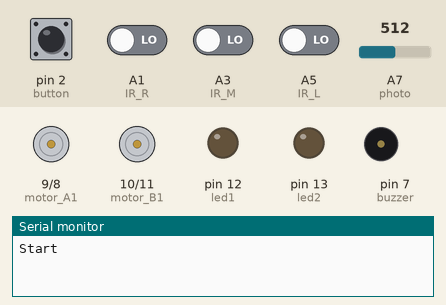
Simulated run of this sketch. Board: Arduino Nano, built with avr-gcc and run on an emulated ATmega328P. Shown: motor-driver pin pairs drawn as motors (green arrow = first pin HIGH = forward, orange = second pin HIGH = backward, longer = more drive), output pins drawn as LEDs (lit = HIGH), buzzer (waves = sounding), the last lines printed to the serial monitor. Inputs (shaded band) come from the test bench; at power-on: A1 (IR_R), A3 (IR_M), A5 (IR_L), pin 2 (button) LOW, A7 (photo) = 512.

Above: at 1.2 s.
1.3 s: pin 2 (button) pulled HIGH for 0.15 s
2.9 s: A7 (photo) set to 53
4.4 s: A7 (photo) set to 43
At 7.3 s:
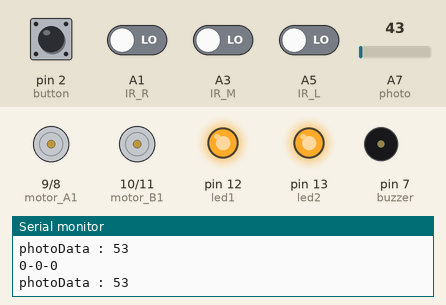
7.4 s: A7 (photo) set to 60
At 7.9 s:
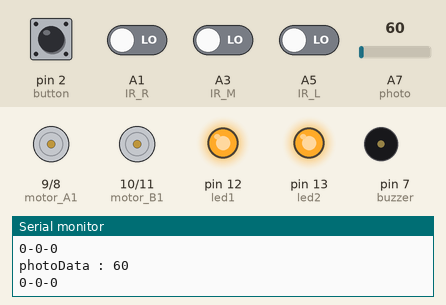
8.9 s: A3 (IR_M) driven HIGH
At 10.0 s:
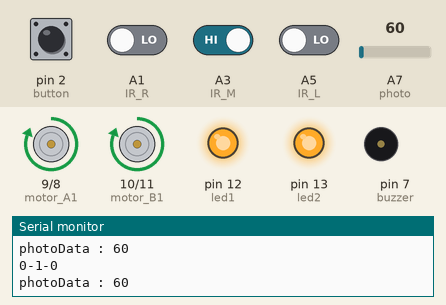
10.4 s: A1 (IR_R) driven HIGH
At 11.1 s:
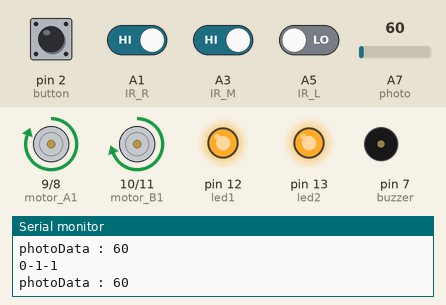
Timing chart, 0 to 12.9 s (numbered marks = the images above; inputs shaded):
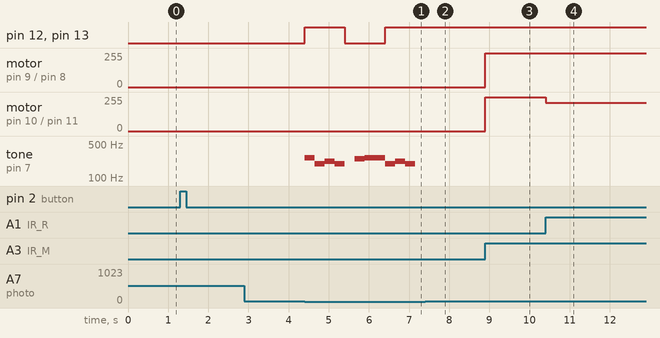

Measured:
- the behaviour switches between 50 and 49 on A7 (photo) (found by bisection; images 0 and 1)
- after the input at 4.4 s, pin 12 (led1), pin 13 (led2): LOW → HIGH at once, → LOW 1.0 s later, → HIGH 1.0 s later; tone on pin 7 (buzzer): plays 262 Hz for 0.25 s, 196 Hz for 0.25 s, 220 Hz for 0.25 s, 196 Hz for 0.25 s, 247 Hz for 0.25 s, 262 Hz for 0.50 s … (9 notes in this stretch), starting at once
- after the input at 7.4 s, pin 12 (led1), pin 13 (led2): stays HIGH (without the input it goes to LOW after 0.00 s); tone on pin 7 (buzzer): stops changing and stays silent
- after the input at 8.9 s, motor on pin 9 (motor_A1) / pin 8 (motor_A2), motor on pin 10 (motor_B1) / pin 11 (motor_B2): stopped → forward 255/255 at once
- after the input at 10.4 s, motor on pin 10 (motor_B1) / pin 11 (motor_B2): forward 255/255 → forward 212/255 at once

The sketch:

Timer1_car.ino
```cpp
#include <TimerOne.h>
#include "pitches.h"

// 기본 모터 & IR 핀

// const int motor_A1 = 5;
// const int motor_A2 = 6;
// const int motor_B1 = 10;
// const int motor_B2 = 11;

const int motor_A1 = 9;
const int motor_A2 = 8;
const int motor_B1 = 10;
const int motor_B2 = 11;


const int IR_R = A1;
const int IR_M = A3;
const int IR_L = A5;
int IR_L_data;
int IR_M_data;
int IR_R_data;

// LED

const int led1 = 12;
const int led2 = 13;

int ledState = LOW;

// drive_Log 시작 종료 조건

bool startCheck = false;
bool finishCheck = true;

// drive_Log

unsigned long startTime = 0;
unsigned long finishTime = 0;

// IR data interval

unsigned long previousMillis = 0;
const long interval = 100;

// LED interval

unsigned long previousledMillis = 0;
const long ledinterval = 1000;

// button

const int button = 2;
bool driveState = false;

int buttonState;
int lastButtonState = LOW;

unsigned long lastDebounceTime = 0;
unsigned long debounceDelay = 50;

// photo

int photo = A7;
int photoData;

// buzzer

int melody[] = {
  NOTE_C4, NOTE_G3, NOTE_G3, NOTE_A3, NOTE_G3, 0, NOTE_B3, NOTE_C4
};

int noteDurations[] = {
  4, 8, 8, 4, 4, 4, 4, 4
};

const int buzzer = 7;

int noteIndex = 0;
unsigned long previousTime = 0;
unsigned long noteDuration;

// setup

void setup() {
  pinMode(motor_A1, OUTPUT);
  pinMode(motor_A2, OUTPUT);
  pinMode(motor_B1, OUTPUT);
  pinMode(motor_B2, OUTPUT);
  pinMode(IR_L, INPUT);
  pinMode(IR_M, INPUT);
  pinMode(IR_R, INPUT);
  Serial.begin(9600);
  Serial.println("Start");

  pinMode(led1, OUTPUT);
  pinMode(led2, OUTPUT);
  pinMode(button, INPUT);

  Timer1.initialize();
  Timer1.pwm(motor_A1, 0);
  Timer1.pwm(motor_A2, 0);
  Timer1.pwm(motor_B1, 0);
  Timer1.pwm(motor_B2, 0);
  Timer1.setPeriod(10);

  pinMode(buzzer, OUTPUT);
}

void loop() {
  // LED

  // ledOnOff();

  // Button & Drive

  int reading = digitalRead(button);

  if (reading != lastButtonState) {
    lastDebounceTime = millis();
  }

  if ((millis() - lastDebounceTime) > debounceDelay) {
    if (reading != buttonState) {
      buttonState = reading;

      if (buttonState == HIGH) {
        driveState = !driveState;
      }
    }
  }

  // photo
  photoData = analogRead(photo);

  if (driveState == true && photoData >= 50) {
    drive();
  } else if (driveState == true && photoData < 50) {
    stop();
    ledOnOff();
    toneMelody();
  } else if (driveState == false) {
    stop();
  }

  lastButtonState = reading;
}

// LED

void ledOnOff() {
  unsigned long currentledMillis = millis();

  if ((currentledMillis - previousledMillis) >= ledinterval) {

    previousledMillis = currentledMillis;

    if (ledState == LOW) {
      ledState = HIGH;
    } else {
      ledState = LOW;
    }
    digitalWrite(led1, ledState);
    digitalWrite(led2, ledState);
  }
}

// 주행

void drive() {
  unsigned long currentMillis = millis();

  IR_L_data = digitalRead(IR_L);
  IR_M_data = digitalRead(IR_M);
  IR_R_data = digitalRead(IR_R);

  if ((currentMillis - previousMillis) >= interval) {

    previousMillis = currentMillis;

    Serial.print(IR_L_data);
    Serial.print("-");
    Serial.print(IR_M_data);
    Serial.print("-");
    Serial.println(IR_R_data);
    Serial.println((String) "photoData : " + photoData);
  }

  if (IR_L_data == 0 and IR_M_data == 1 and IR_R_data == 0) {
    // 직진
    if (startCheck == false) {
      startCheck = true;
      if (finishCheck == true) {
        finishCheck = false;
      }
      startTime = millis();
      Serial.println("주행 시작");
    }
    forward();
  } else if (IR_L_data == 1 and IR_M_data == 0 and IR_R_data == 0) {
    // 좌회전
    left();
  } else if (IR_L_data == 1 and IR_M_data == 1 and IR_R_data == 0) {
    // 좌회전
    smooth_left();
  } else if (IR_L_data == 0 and IR_M_data == 0 and IR_R_data == 1) {
    // 부드러운 좌
    right();
  } else if (IR_L_data == 0 and IR_M_data == 1 and IR_R_data == 1) {
    // 부드러운 우
    smooth_right();
  } else if (IR_L_data == 1 and IR_M_data == 1 and IR_R_data == 1) {
    // 정지
    stop();
    if (startCheck == true) {
      startCheck = false;
      if (finishCheck == false) {
        finishCheck = true;
      }
      finishTime = millis();
      Serial.println("주행 종료");
      ride_log();
    }
  }
}

void right() {
  //우
  Timer1.setPwmDuty(motor_A1, 1023);
  Timer1.setPwmDuty(motor_A2, 0);
  Timer1.setPwmDuty(motor_B1, 0);
  Timer1.setPwmDuty(motor_B2, 0);
}

void left() {
  //좌
  Timer1.setPwmDuty(motor_A1, 0);
  Timer1.setPwmDuty(motor_A2, 0);
  Timer1.setPwmDuty(motor_B1, 1023);
  Timer1.setPwmDuty(motor_B2, 0);
}

void smooth_right() {
  //부드러운 우
  Timer1.setPwmDuty(motor_A1, 1023);
  Timer1.setPwmDuty(motor_A2, 0);
  Timer1.setPwmDuty(motor_B1, 850);
  Timer1.setPwmDuty(motor_B2, 0);
}

void smooth_left() {
  //부드러운 좌
  Timer1.setPwmDuty(motor_A1, 850);
  Timer1.setPwmDuty(motor_A2, 0);
  Timer1.setPwmDuty(motor_B1, 1023);
  Timer1.setPwmDuty(motor_B2, 0);
}

void forward() {
  //전진
  Timer1.setPwmDuty(motor_A1, 1023);
  Timer1.setPwmDuty(motor_A2, 0);
  Timer1.setPwmDuty(motor_B1, 1023);
  Timer1.setPwmDuty(motor_B2, 0);
}

void backward() {
  //후진
  Timer1.setPwmDuty(motor_A1, 0);
  Timer1.setPwmDuty(motor_A2, 1023);
  Timer1.setPwmDuty(motor_B1, 0);
  Timer1.setPwmDuty(motor_B2, 1023);
}

void stop() {
  //정지
  Timer1.setPwmDuty(motor_A1, 0);
  Timer1.setPwmDuty(motor_A2, 0);
  Timer1.setPwmDuty(motor_B1, 0);
  Timer1.setPwmDuty(motor_B2, 0);
}

void ride_log() {
  if ((finishTime - startTime) > 100) {
    Serial.println((String)(finishTime - startTime) + " 동안 주행 하였음.");
  }
}

void toneMelody(){
  unsigned long currentTime = millis();

  if (currentTime - previousTime >= noteDuration) {
    int note = melody[noteIndex];
    noteDuration = 1000 / noteDurations[noteIndex];

    if (note != 0) {
      tone(buzzer, note, noteDuration);
    } else {
      noTone(buzzer);
    }

    noteIndex++;
    if (noteIndex >= sizeof(melody)/sizeof(melody[0])) {
      noteIndex = 0;
    }

    previousTime = currentTime;
  }
}
```

pitches.h
```cpp
#line 1 "C:\\Users\\1\\AppData\\Local\\Temp\\.arduinoIDE-unsaved2023319-7368-on7oi5.1i2v\\toneMelody\\pitches.h"
/*************************************************
   Public Constants
 *************************************************/

#define NOTE_B0 31
#define NOTE_C1 33
#define NOTE_CS1 35
#define NOTE_D1 37
#define NOTE_DS1 39
#define NOTE_E1 41
#define NOTE_F1 44
#define NOTE_FS1 46
#define NOTE_G1 49
#define NOTE_GS1 52
#define NOTE_A1 55
#define NOTE_AS1 58
#define NOTE_B1 62
#define NOTE_C2 65
#define NOTE_CS2 69
#define NOTE_D2 73
#define NOTE_DS2 78
#define NOTE_E2 82
#define NOTE_F2 87
#define NOTE_FS2 93
#define NOTE_G2 98
#define NOTE_GS2 104
#define NOTE_A2 110
#define NOTE_AS2 117
#define NOTE_B2 123
#define NOTE_C3 131
#define NOTE_CS3 139
#define NOTE_D3 147
#define NOTE_DS3 156
#define NOTE_E3 165
#define NOTE_F3 175
#define NOTE_FS3 185
#define NOTE_G3 196
#define NOTE_GS3 208
#define NOTE_A3 220
#define NOTE_AS3 233
#define NOTE_B3 247
#define NOTE_C4 262
#define NOTE_CS4 277
#define NOTE_D4 294
#define NOTE_DS4 311
#define NOTE_E4 330
#define NOTE_F4 349
#define NOTE_FS4 370
#define NOTE_G4 392
#define NOTE_GS4 415
#define NOTE_A4 440
#define NOTE_AS4 466
#define NOTE_B4 494
#define NOTE_C5 523
#define NOTE_CS5 554
#define NOTE_D5 587
#define NOTE_DS5 622
#define NOTE_E5 659
#define NOTE_F5 698
#define NOTE_FS5 740
#define NOTE_G5 784
#define NOTE_GS5 831
#define NOTE_A5 880
#define NOTE_AS5 932
#define NOTE_B5 988
#define NOTE_C6 1047
#define NOTE_CS6 1109
#define NOTE_D6 1175
#define NOTE_DS6 1245
#define NOTE_E6 1319
#define NOTE_F6 1397
#define NOTE_FS6 1480
#define NOTE_G6 1568
#define NOTE_GS6 1661
#define NOTE_A6 1760
#define NOTE_AS6 1865
#define NOTE_B6 1976
#define NOTE_C7 2093
#define NOTE_CS7 2217
#define NOTE_D7 2349
#define NOTE_DS7 2489
#define NOTE_E7 2637
#define NOTE_F7 2794
#define NOTE_FS7 2960
#define NOTE_G7 3136
#define NOTE_GS7 3322
#define NOTE_A7 3520
#define NOTE_AS7 3729
#define NOTE_B7 3951
#define NOTE_C8 4186
#define NOTE_CS8 4435
#define NOTE_D8 4699
#define NOTE_DS8 4978
```
